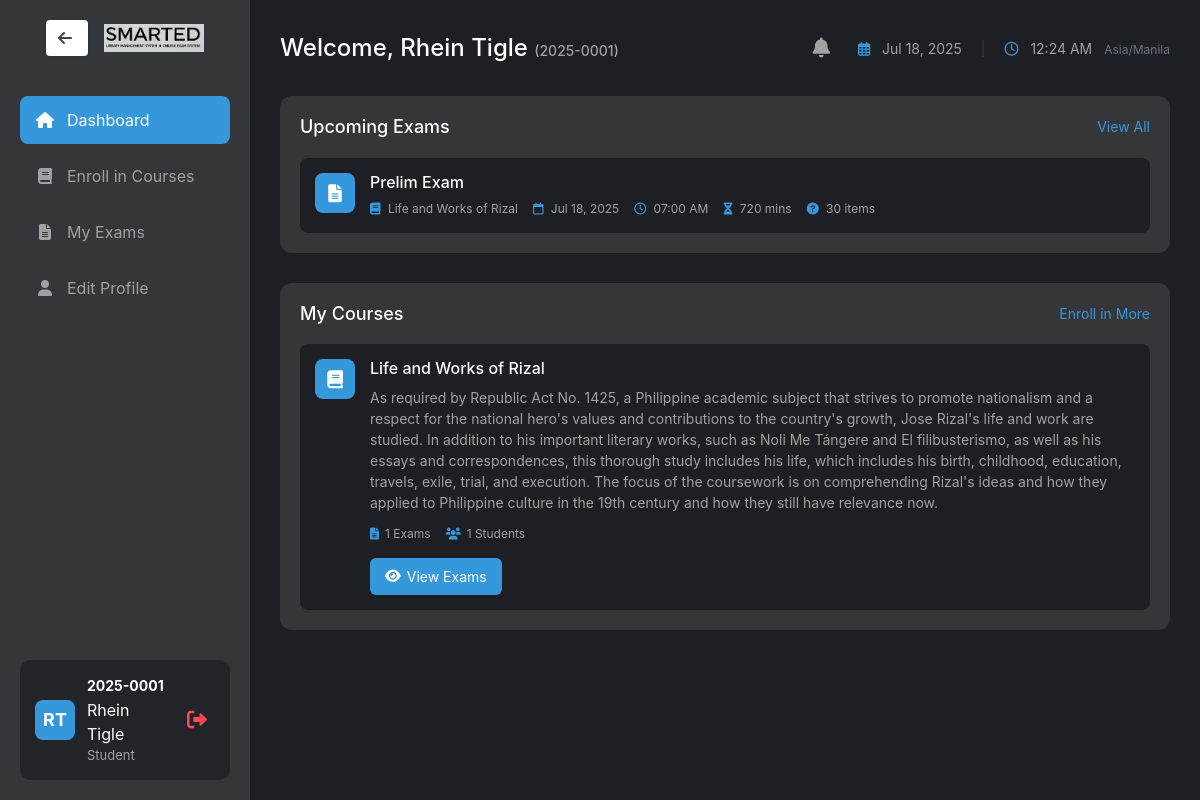
/exam/student/student_dashboard.php (signed in), run on the app's committed database.
### tables this page shows
CREATE TABLE `students` (
  `id` int(11) NOT NULL,
  `student_id` varchar(20) DEFAULT NULL,
  `email` varchar(100) DEFAULT NULL,
  `password` varchar(255) DEFAULT NULL,
  `created_at` timestamp NULL DEFAULT current_timestamp(),
  `firstname` varchar(50) DEFAULT NULL,
  `lastname` varchar(50) DEFAULT NULL,
  `birthdate` date DEFAULT NULL,
  `age` int(11) DEFAULT NULL,
  `reset_token` varchar(255) DEFAULT NULL,
  `reset_token_expiry` datetime DEFAULT NULL,
  `address` varchar(255) DEFAULT NULL,
  `phone` varchar(11) DEFAULT NULL,
  `school` varchar(100) DEFAULT NULL,
  `verified` tinyint(1) DEFAULT 0,
  `verification_token` varchar(64) DEFAULT NULL,
  `is_approved` tinyint(1) DEFAULT 0,
  `reset_otp` varchar(10) DEFAULT NULL,
  `reset_otp_expires` datetime DEFAULT NULL
);

CREATE TABLE `exams` (
  `exam_id` int(11) NOT NULL,
  `course_id` int(11) DEFAULT NULL,
  `exam_name` varchar(100) NOT NULL,
  `description` text DEFAULT NULL,
  `duration` int(11) NOT NULL,
  `total_questions` int(11) NOT NULL,
  `passing_score` int(11) NOT NULL,
  `start_date` datetime DEFAULT NULL,
  `end_date` datetime DEFAULT NULL,
  `created_at` timestamp NOT NULL DEFAULT current_timestamp(),
  `min_multiple_choice` int(11) NOT NULL DEFAULT 10,
  `min_true_false` int(11) NOT NULL DEFAULT 10,
  `min_matching` int(11) NOT NULL DEFAULT 10,
  `allowed_types` varchar(100) DEFAULT 'multiple_choice,true_false,matching'
);

CREATE TABLE `courses` (
  `course_id` int(11) NOT NULL,
  `course_name` varchar(255) NOT NULL,
  `description` text DEFAULT NULL,
  `created_at` timestamp NOT NULL DEFAULT current_timestamp()
);

### exam/student/student_dashboard.php (the view, shortened to what this page needs)
<?php
require_once '../../shared/db_connect.php';
function formatDate($datetime) {
    return date('M d, Y', strtotime($datetime));
}
$student_id = $_SESSION['student_id'];
$stmt = $pdo->prepare("SELECT firstname, lastname FROM students WHERE student_id = ?");
$stmt->execute([$student_id]);
$nameRow = $stmt->fetch(PDO::FETCH_ASSOC);
$full_name = ($nameRow ? trim($nameRow['firstname'] . ' ' . $nameRow['lastname']) : '');
$stmt = $pdo->prepare("
    SELECT c.course_id, c.course_name, c.description,
           (SELECT COUNT(*) FROM exams WHERE course_id = c.course_id) as exam_count,
           (SELECT COUNT(*) FROM enrollments WHERE course_id = c.course_id) as student_count
    FROM courses c
    JOIN enrollments e ON c.course_id = e.course_id
    WHERE e.student_id = ?
");
$stmt->execute([$student_id]);
$courses = $stmt->fetchAll(PDO::FETCH_ASSOC);
$stmt = $pdo->prepare("
    SELECT e.exam_id, e.exam_name, e.start_date, e.end_date, e.duration, e.total_questions, c.course_name
    FROM exams e
    JOIN courses c ON e.course_id = c.course_id
    JOIN enrollments en ON c.course_id = en.course_id
    WHERE en.student_id = ?
    ORDER BY e.start_date ASC
    LIMIT 5
");
$stmt->execute([$student_id]);
$upcoming_exams = $stmt->fetchAll(PDO::FETCH_ASSOC);
?>
<!DOCTYPE html>
<html lang="en">
<head>
    <link href="https://cdn.jsdelivr.net/npm/bootstrap@5.1.3/dist/css/bootstrap.min.css" rel="stylesheet">
    <link rel="stylesheet" href="https://cdnjs.cloudflare.com/ajax/libs/font-awesome/6.0.0/css/all.min.css">
    <link rel="stylesheet" href="../assets/css/styles.css">
</head>
<body class="dashboard-layout">
    <div class="sidebar">
        <div class="brand-section">
            <a href="../../shared/student_choose_dashboard.php" class="btn btn-light ms-3" style="background: #fff; color: rgba(66, 65, 65, 0.99); border: none; font-weight: bold; box-shadow: 0 1px 4px rgba(0,0,0,0.05);"><i class="fas fa-arrow-left me-1"></i></a>
            <img src="../admin/smarted-letter-only.jpg" alt="SmartED Logo" class="img-fluid ms-3" style="max-width: 100px;">
        </div>
        <nav class="nav-menu">
            <ul>
                <li class="nav-item">
                    <a href="student_dashboard.php" class="nav-link active">
                        <i class="fas fa-home"></i>
                        <span>Dashboard</span>
                    </a>
                </li>
                <li class="nav-item">
                    <a href="enroll_courses.php" class="nav-link">
                        <i class="fas fa-book"></i>
                        <span>Enroll in Courses</span>
                    </a>
                </li>
                <li class="nav-item">
                    <a href="my_exams.php" class="nav-link">
                        <i class="fas fa-file-alt"></i>
                        <span>My Exams</span>
                    </a>
                </li>
                <li class="nav-item">
                    <a href="edit_profile.php" class="nav-link">
                        <i class="fas fa-user"></i>
                        <span>Edit Profile</span>
                    </a>
                </li>
            </ul>
        </nav>
        <div class="student-section" style="display: flex; align-items: center; background: #23242a; border-radius: 10px; padding: 15px; margin-top: auto;">
            <div class="student-avatar" style="width: 40px; height: 40px; background: #3498db; border-radius: 8px; display: flex; align-items: center; justify-content: center; color: #fff; font-weight: bold; font-size: 18px; margin-right: 12px;">
                <?php echo strtoupper(substr($nameRow['firstname'],0,1) . substr($nameRow['lastname'],0,1)); ?>
            </div>
            <div class="student-details" style="flex: 1;">
                <div class="student-name" style="color: #fff; font-weight: bold;"><?php echo htmlspecialchars($student_id); ?></div>
                <div class="student-fullname" style="color: #fff;"><?php echo htmlspecialchars($full_name); ?></div>
                <div class="student-role" style="color: #a1a1a1; font-size: 13px;">Student</div>
            </div>
            <a href="logout.php" class="logout-btn" style="color: #ff4757; margin-left: 10px; font-size: 20px;">
                <i class="fas fa-sign-out-alt"></i>
            </a>
        </div>
    </div>
    <div class="main-content">
        <div class="content-header">
            <h1>Welcome, <?php echo htmlspecialchars($full_name ?: 'Student'); ?> <span style="font-size:14px;color:#a1a1a1;">(<?php echo htmlspecialchars($student_id); ?>)</span></h1>
            <div class="header-actions">
                <div class="notification-bell">
                    <button class="notification-btn" onclick="toggleNotificationDropdown()">
                        <i class="fas fa-bell"></i>
                    </button>
                </div>
                <div class="date-time">
                    <i class="far fa-calendar-alt"></i>
                    <?php echo formatDate(date('Y-m-d H:i:s')); ?>
                    <span class="separator">|</span>
                    <i class="far fa-clock"></i>
                    <span id="live-time"></span>
                    <span class="timezone"><?php echo date_default_timezone_get(); ?></span>
                </div>
            </div>
        </div>
        <div class="dashboard-section">
            <div class="section-header">
                <h2>Upcoming Exams</h2>
                <a href="my_exams.php" class="view-all">View All</a>
            </div>
            <div class="upcoming-exams">
                <?php if (!empty($upcoming_exams)): ?>
                    <?php foreach ($upcoming_exams as $exam): ?>
                        <div class="exam-card">
                            <div class="exam-icon">
                                <i class="fas fa-file-alt"></i>
                            </div>
                            <div class="exam-content">
                                <h4><?php echo htmlspecialchars($exam['exam_name']); ?></h4>
                                <div class="exam-details">
                                    <span><i class="fas fa-book"></i> <?php echo htmlspecialchars($exam['course_name']); ?></span>
                                    <span><i class="far fa-calendar"></i> <?php echo !empty($exam['start_date']) ? date('M d, Y', strtotime($exam['start_date'])) : 'N/A'; ?></span>
                                    <span><i class="far fa-clock"></i> <?php echo !empty($exam['start_date']) ? date('h:i A', strtotime($exam['start_date'])) : 'N/A'; ?></span>
                                    <span><i class="fas fa-hourglass-half"></i> <?php echo $exam['duration']; ?> mins</span>
                                    <span><i class="fas fa-question-circle"></i> <?php echo $exam['total_questions']; ?> items</span>
                                </div>
                            </div>
                        </div>
                    <?php endforeach; ?>
                <?php endif; ?>
            </div>
        </div>
        <div class="dashboard-section">
            <div class="section-header">
                <h2>My Courses</h2>
                <a href="enroll_courses.php" class="view-all">Enroll in More</a>
            </div>
            <div class="courses-grid">
                <?php if (!empty($courses)): ?>
                    <?php foreach ($courses as $course): ?>
                        <div class="course-card">
                            <div class="course-icon">
                                <i class="fas fa-book"></i>
                            </div>
                            <div class="course-content">
                                <h4><?php echo htmlspecialchars($course['course_name']); ?></h4>
                                <p class="course-description"><?php echo htmlspecialchars($course['description']); ?></p>
                                <div class="course-stats">
                                    <div class="stat-item">
                                        <i class="fas fa-file-alt"></i>
                                        <span><?php echo $course['exam_count']; ?> Exams</span>
                                    </div>
                                    <div class="stat-item">
                                        <i class="fas fa-users"></i>
                                        <span><?php echo $course['student_count']; ?> Students</span>
                                    </div>
                                </div>
                                <a href="my_exams.php?course_id=<?php echo $course['course_id']; ?>" class="btn-view">
                                    <i class="fas fa-eye"></i> View Exams
                                </a>
                            </div>
                        </div>
                    <?php endforeach; ?>
                <?php endif; ?>
            </div>
        </div>
    </div>
</body>
</html>

### exam/assets/css/styles.css (style rules this page uses)
body { background-color: #1e1f25; color: #a1a1a1; font-family: -apple-system, BlinkMacSystemFont, "Segoe UI", Roboto, Helvetica, Arial, sans-serif; margin: 0; padding: 0; }
.dashboard-layout { display: flex; min-height: 100vh; }
.sidebar { width: 250px; background-color: rgb(53, 54, 57); padding: 20px; display: flex; flex-direction: column; box-shadow: 2px 0 5px rgba(0, 0, 0, 0.1); }
.brand-section { display: flex; align-items: center; margin-bottom: 40px; padding: 0 10px; }
.nav-menu { flex: 1; }
.nav-menu ul { list-style: none; padding: 0; margin: 0; }
.nav-item { margin-bottom: 8px; }
.nav-link { display: flex; align-items: center; padding: 12px 15px; color: #a1a1a1; text-decoration: none; border-radius: 8px; transition: all 0.3s ease; }
.nav-link:hover, .nav-link.active { background-color: #3498db; color: white; }
.nav-link i { margin-right: 12px; width: 20px; text-align: center; }
.logout-btn { color: #ff4757; text-decoration: none; padding: 8px; border-radius: 6px; transition: all 0.3s ease; }
.main-content { flex: 1; padding: 30px; overflow-y: auto; max-width: 1500px; width: 100%; }
.content-header { display: flex; justify-content: space-between; align-items: center; margin-bottom: 30px; }
.content-header h1 { color: white; font-size: 24px; margin: 0; }
.date-time { color: #a1a1a1; font-size: 14px; }
.date-time i { margin-right: 8px; color: #3498db; }
.separator { margin: 0 15px; color: #373a40; }
.dashboard-section { background-color: rgb(53, 54, 57); border-radius: 12px; padding: 20px; margin-bottom: 30px; }
.section-header { display: flex; justify-content: space-between; align-items: center; margin-bottom: 20px; }
.section-header h2 { color: white; font-size: 18px; margin: 0; }
.btn-view { background-color: #3498db; }

### data on the page
students: firstname+lastname "RT", full_name "Rhein Tigle", firstname+lastname "Rhein Tigle"
exams: exam_name "Prelim Exam", course.course_name "Life and Works of Rizal", start_date "Jul 18, 2025", start_date "07:00 AM", duration "720", total_questions "30"
courses: course_name "Life and Works of Rizal", description "As required by Republic Act No. 1425, a Philippine academic subject that strives to promote nationalism and a respect for the national hero's values and contributions to the country's growth, Jose Rizal's life and work are studied. In addition to his important literary works, such as Noli Me Tángere and El filibusterismo, as well as his essays and correspondences, this thorough study includes his life, which includes his birth, childhood, education, travels, exile, trial, and execution. The focus of the coursework is on comprehending Rizal's ideas and how they applied to Philippine culture in the 19th century and how they still have relevance now.", exam_count "1", student_count "1"

### other printed values
$student_id "2025-0001"
date_default_timezone_get() "Asia/Manila"
